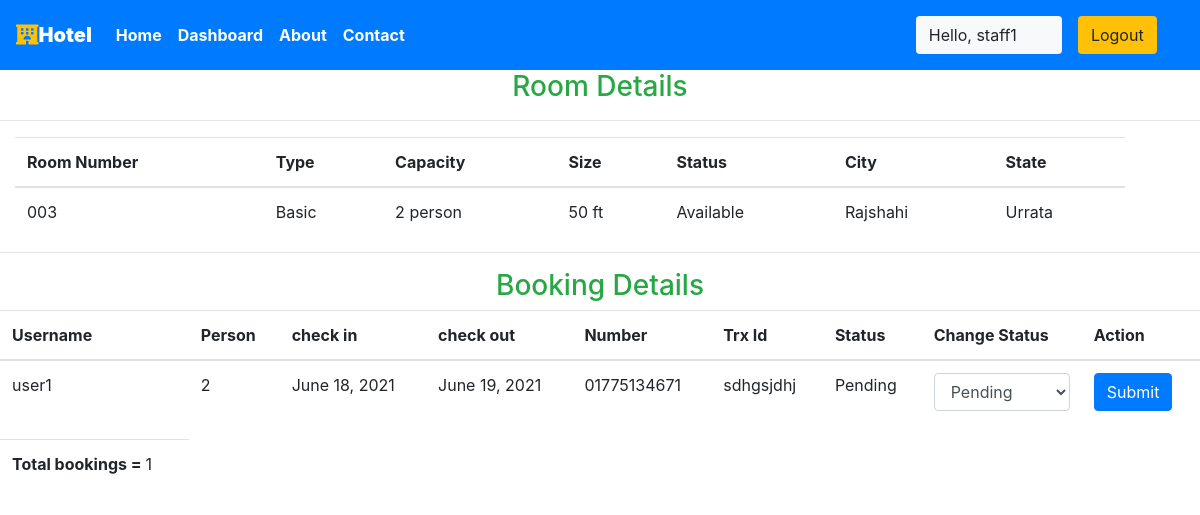
Before: /staff/panel/view-room?roomid=9 (signed in) with the older database file.
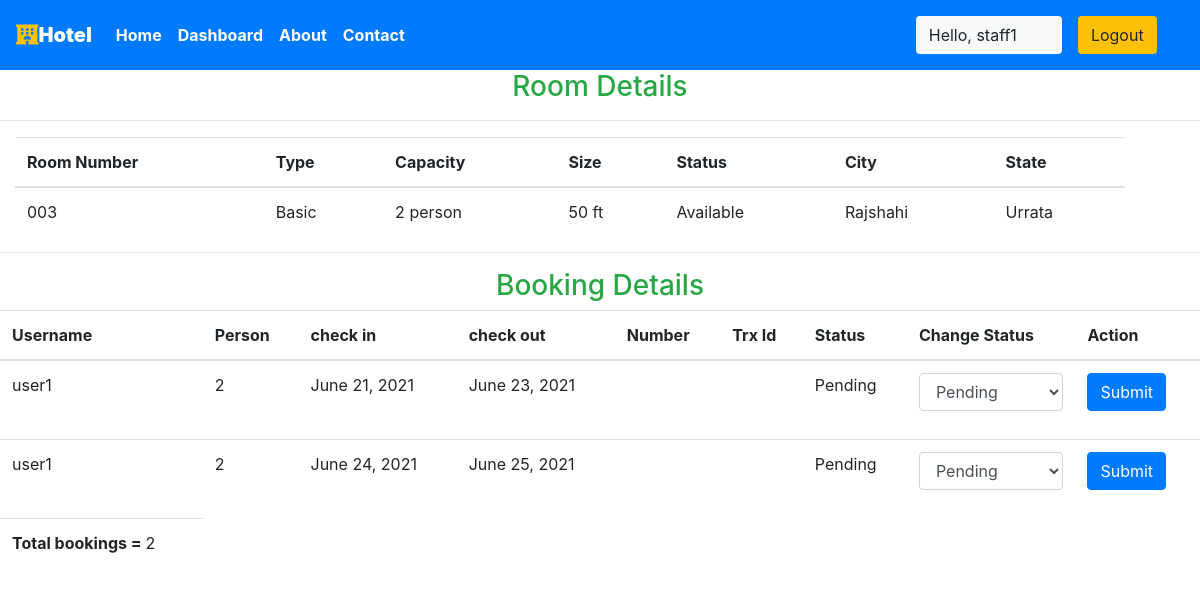
After: the same page with the newer database file.
### main/models.py (models this page shows, shortened)
class Reservation(models.Model):
    Reservation_STATUS = (
    ("1", "Pending"),
    ("2", "Approved"),
    ("3", "Canceled"),
    )
    status=models.CharField(choices=Reservation_STATUS, max_length=15, default="Pending")
    id = models.AutoField(primary_key=True)
    check_in = models.DateField(auto_now =False)
    check_out = models.DateField()
    room = models.ForeignKey(Room, on_delete = models.CASCADE)
    guest = models.ForeignKey(CustomUser, on_delete= models.CASCADE)
    payment_number=models.CharField(max_length=20)
    trnxid=models.CharField(max_length=250)
    booking_id = models.CharField(max_length=100,default="null")

class CustomUser(AbstractUser):
     date_of_birth = models.DateField(verbose_name=_("Date of birth"), blank=True, null=True)
     address1 = models.CharField(verbose_name=_("Address line 1"), max_length=1024, blank=True, null=True)
     zip_code = models.CharField(verbose_name=_("Postal Code"), max_length=12, blank=True, null=True)
     city = models.CharField(verbose_name=_("City"), max_length=1024, blank=True, null=True)
     country = CountryField(blank=True, null=True)
     phone_regex = RegexValidator(regex=r"^\+(?:[0-9]●?){6,14}[0-9]$", message=_("Enter a valid international mobile phone number starting with +(country code)"))
     mobile_phone = models.CharField(validators=[phone_regex], verbose_name=_("Mobile phone"), max_length=17, blank=True, null=True)
     photo = models.ImageField(verbose_name=_("Photo"), upload_to='photos/', default='photos/default-user-avatar.png')
     class Meta:
         ordering = ['last_name']

class Room(models.Model):
    ROOM_STATUS = (
    ("1", "available"),
    ("2", "not available"),
    )
    ROOM_TYPE = (
    ("1", "Premium"),
    ("2", "Deluxe"),
    ("3","Basic"),
    )
    id = models.AutoField(primary_key=True)
    room_type = models.CharField(max_length=50,choices = ROOM_TYPE)
    capacity = models.IntegerField()
    price = models.IntegerField()
    size = models.IntegerField()
    hotel = models.ForeignKey(Hotel, on_delete = models.CASCADE)
    status = models.CharField(choices =ROOM_STATUS,max_length = 15)
    roomnumber = models.IntegerField()
    photo=models.ImageField(upload_to='room/', null=True, blank=True)
    Services=models.CharField(max_length=30,null=True)

### main/views.py (the view)
# urls.py: path('staff/panel/view-room', views.view_room,name="viewroom"),
@login_required(login_url='/staff')
def view_room(request):
    room_id = request.GET['roomid']
    room = Room.objects.all().get(id=room_id)
    reservation = Reservation.objects.all().filter(room=room)
    return HttpResponse(render(request,'staff/viewroom.html',{'room':room,'reservations':reservation}))

### main/templatetags/app_tags.py (called while the page is built)
@register.filter(name='has_group')
def has_group(user, group_name):
    group = Group.objects.get(name=group_name)
    return True if group in user.groups.all() else False

### templates/staff/viewroom.html (shortened to what this page needs)
 {% extends 'basic.html' %} {% block title %}View Room {% endblock title %}
  {% block body %}
<h3 class="text-success" style="text-align: center;">Room Details</h3>
<hr>
<div class="container mx-0 ">
  <table class="table">
    <thead>
        <th>Room Number</th>
        <th>Type</th>
        <th>Capacity</th>
        <th>Size</th>
        <th>Status</th>
        <th>City</th>
        <th>State</th>
    </thead>
    <tr>
      <td>00{{room.roomnumber}}</td>
      <td>{{room.get_room_type_display}}</td>
      <td>{{room.capacity}} person</td>
      <td>{{room.size}} ft</td>
      <td>{{room.get_status_display| capfirst}}</td>
      <td>{{room.hotel.location| capfirst}}</td>
      <td>{{room.hotel.state| capfirst}}</td>
    </tr>
  </table>
</div>
<hr> {% if reservations %}
<h3 class="text-success"  style="text-align: center;">Booking Details</h3>
<table class="table">
    <thead>
        <th>Username</th>
        <th>Person</th>
        <th>check in</th>
        <th>check out</th>
        <th>Number</th>
        <th>Trx Id</th>
        <th>Status</th>
        <th>Change Status</th>
        <th>Action</th>
    </thead>
    {% for each_detail in reservations %}
    <tr>
        <td>{{each_detail.guest.username}}</td>
        <td>{{each_detail.room.capacity}}</td>
        <td>{{each_detail.check_in}}</td>
        <td>{{each_detail.check_out}}</td>
        <td>{{each_detail.payment_number}}</td>
        <td>{{each_detail.trnxid}}</td>
        <td>{{each_detail.get_status_display}}</td>
        <td>
        <form action="/staff/panel/change-status" method="POST" enctype="multipart/form-data">
                <div class="form-group">
                  <select class="form-control" name="status" id="roomtype">
                    <option value="1">Pending</option>
                  </select>
                </div>
        </td>
        <td><button type="submit" class="btn btn-primary">Submit</button>
        {% endfor %}
        </td>
    </tr>
    <tr>
        <td><b>Total bookings = </b>{{reservations | length}}</td>
    </tr>
</table>
{% else %}
<p>No details found</p>
{% endif %}
 {% endblock body %}

Changed rows visible on the page:
removed Reservation: guest.username "user1", room.capacity "2", check_in "June 18, 2021", check_out "June 19, 2021", payment_number "01775134671", trnxid "sdhgsjdhj", status "Pending"
added Reservation: guest.username "user1", room.capacity "2", check_in "June 21, 2021", check_out "June 23, 2021", status "Pending"
added Reservation: guest.username "user1", room.capacity "2", check_in "June 24, 2021", check_out "June 25, 2021", status "Pending"
Other visible differences:
{{ reservations | length }}: "1" → "2"
